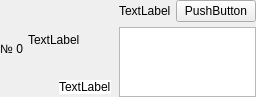
<?xml version="1.0" encoding="UTF-8"?>
<ui version="4.0">
 <class>Form</class>
 <widget class="QWidget" name="Form">
  <property name="enabled">
   <bool>true</bool>
  </property>
  <property name="geometry">
   <rect>
    <x>0</x>
    <y>0</y>
    <width>256</width>
    <height>90</height>
   </rect>
  </property>
  <property name="sizePolicy">
   <sizepolicy hsizetype="MinimumExpanding" vsizetype="Maximum">
    <horstretch>0</horstretch>
    <verstretch>0</verstretch>
   </sizepolicy>
  </property>
  <property name="cursor">
   <cursorShape>PointingHandCursor</cursorShape>
  </property>
  <property name="windowTitle">
   <string>Form</string>
  </property>
  <property name="autoFillBackground">
   <bool>true</bool>
  </property>
  <property name="styleSheet">
   <string notr="true"/>
  </property>
  <layout class="QHBoxLayout" name="horizontalLayout_4">
   <property name="spacing">
    <number>0</number>
   </property>
   <property name="leftMargin">
    <number>0</number>
   </property>
   <property name="topMargin">
    <number>0</number>
   </property>
   <property name="rightMargin">
    <number>0</number>
   </property>
   <property name="bottomMargin">
    <number>0</number>
   </property>
   <item>
    <widget class="QWidget" name="widget_2" native="true">
     <property name="sizePolicy">
      <sizepolicy hsizetype="Expanding" vsizetype="Preferred">
       <horstretch>0</horstretch>
       <verstretch>0</verstretch>
      </sizepolicy>
     </property>
     <layout class="QHBoxLayout" name="horizontalLayout_5">
      <property name="spacing">
       <number>5</number>
      </property>
      <property name="leftMargin">
       <number>0</number>
      </property>
      <property name="topMargin">
       <number>0</number>
      </property>
      <property name="rightMargin">
       <number>0</number>
      </property>
      <property name="bottomMargin">
       <number>0</number>
      </property>
      <item>
       <widget class="QLabel" name="number">
        <property name="text">
         <string>№ 0</string>
        </property>
        <property name="alignment">
         <set>Qt::AlignmentFlag::AlignCenter</set>
        </property>
       </widget>
      </item>
      <item>
       <widget class="QWidget" name="preview_widget" native="true">
        <layout class="QVBoxLayout" name="verticalLayout">
         <property name="spacing">
          <number>0</number>
         </property>
         <property name="leftMargin">
          <number>0</number>
         </property>
         <property name="topMargin">
          <number>0</number>
         </property>
         <property name="rightMargin">
          <number>0</number>
         </property>
         <property name="bottomMargin">
          <number>0</number>
         </property>
         <item>
          <widget class="QLabel" name="preview">
           <property name="sizePolicy">
            <sizepolicy hsizetype="Expanding" vsizetype="Expanding">
             <horstretch>0</horstretch>
             <verstretch>0</verstretch>
            </sizepolicy>
           </property>
           <property name="text">
            <string>TextLabel</string>
           </property>
          </widget>
         </item>
         <item>
          <layout class="QHBoxLayout" name="horizontalLayout">
           <property name="spacing">
            <number>0</number>
           </property>
           <property name="rightMargin">
            <number>3</number>
           </property>
           <property name="bottomMargin">
            <number>3</number>
           </property>
           <item>
            <spacer name="horizontalSpacer">
             <property name="orientation">
              <enum>Qt::Orientation::Horizontal</enum>
             </property>
             <property name="sizeHint" stdset="0">
              <size>
               <width>40</width>
               <height>1</height>
              </size>
             </property>
            </spacer>
           </item>
           <item>
            <widget class="QWidget" name="widget" native="true">
             <property name="styleSheet">
              <string notr="true">background-color: rgb(255, 255, 255);</string>
             </property>
             <layout class="QHBoxLayout" name="horizontalLayout_2">
              <property name="spacing">
               <number>0</number>
              </property>
              <property name="leftMargin">
               <number>0</number>
              </property>
              <property name="topMargin">
               <number>0</number>
              </property>
              <property name="rightMargin">
               <number>0</number>
              </property>
              <property name="bottomMargin">
               <number>0</number>
              </property>
              <item>
               <widget class="QLabel" name="dop">
                <property name="text">
                 <string>TextLabel</string>
                </property>
               </widget>
              </item>
             </layout>
            </widget>
           </item>
          </layout>
         </item>
        </layout>
       </widget>
      </item>
      <item>
       <widget class="QWidget" name="widget" native="true">
        <property name="sizePolicy">
         <sizepolicy hsizetype="Expanding" vsizetype="Preferred">
          <horstretch>0</horstretch>
          <verstretch>0</verstretch>
         </sizepolicy>
        </property>
        <layout class="QVBoxLayout" name="verticalLayout_2">
         <property name="spacing">
          <number>5</number>
         </property>
         <property name="leftMargin">
          <number>0</number>
         </property>
         <property name="topMargin">
          <number>0</number>
         </property>
         <property name="rightMargin">
          <number>0</number>
         </property>
         <property name="bottomMargin">
          <number>0</number>
         </property>
         <item>
          <widget class="QWidget" name="widget_3" native="true">
           <property name="sizePolicy">
            <sizepolicy hsizetype="Expanding" vsizetype="Maximum">
             <horstretch>0</horstretch>
             <verstretch>0</verstretch>
            </sizepolicy>
           </property>
           <layout class="QHBoxLayout" name="horizontalLayout_3">
            <property name="spacing">
             <number>5</number>
            </property>
            <property name="leftMargin">
             <number>0</number>
            </property>
            <property name="topMargin">
             <number>0</number>
            </property>
            <property name="rightMargin">
             <number>0</number>
            </property>
            <property name="bottomMargin">
             <number>0</number>
            </property>
            <item>
             <widget class="QLabel" name="title">
              <property name="sizePolicy">
               <sizepolicy hsizetype="Expanding" vsizetype="Maximum">
                <horstretch>0</horstretch>
                <verstretch>0</verstretch>
               </sizepolicy>
              </property>
              <property name="text">
               <string>TextLabel</string>
              </property>
             </widget>
            </item>
            <item>
             <widget class="QPushButton" name="setting">
              <property name="text">
               <string>PushButton</string>
              </property>
             </widget>
            </item>
           </layout>
          </widget>
         </item>
         <item>
          <spacer name="verticalSpacer">
           <property name="orientation">
            <enum>Qt::Orientation::Vertical</enum>
           </property>
           <property name="sizeHint" stdset="0">
            <size>
             <width>20</width>
             <height>40</height>
            </size>
           </property>
          </spacer>
         </item>
         <item>
          <widget class="QTextBrowser" name="description">
           <property name="sizePolicy">
            <sizepolicy hsizetype="Expanding" vsizetype="Maximum">
             <horstretch>0</horstretch>
             <verstretch>0</verstretch>
            </sizepolicy>
           </property>
           <property name="sizeAdjustPolicy">
            <enum>QAbstractScrollArea::SizeAdjustPolicy::AdjustToContents</enum>
           </property>
          </widget>
         </item>
        </layout>
       </widget>
      </item>
     </layout>
    </widget>
   </item>
  </layout>
 </widget>
 <resources/>
 <connections/>
</ui>
